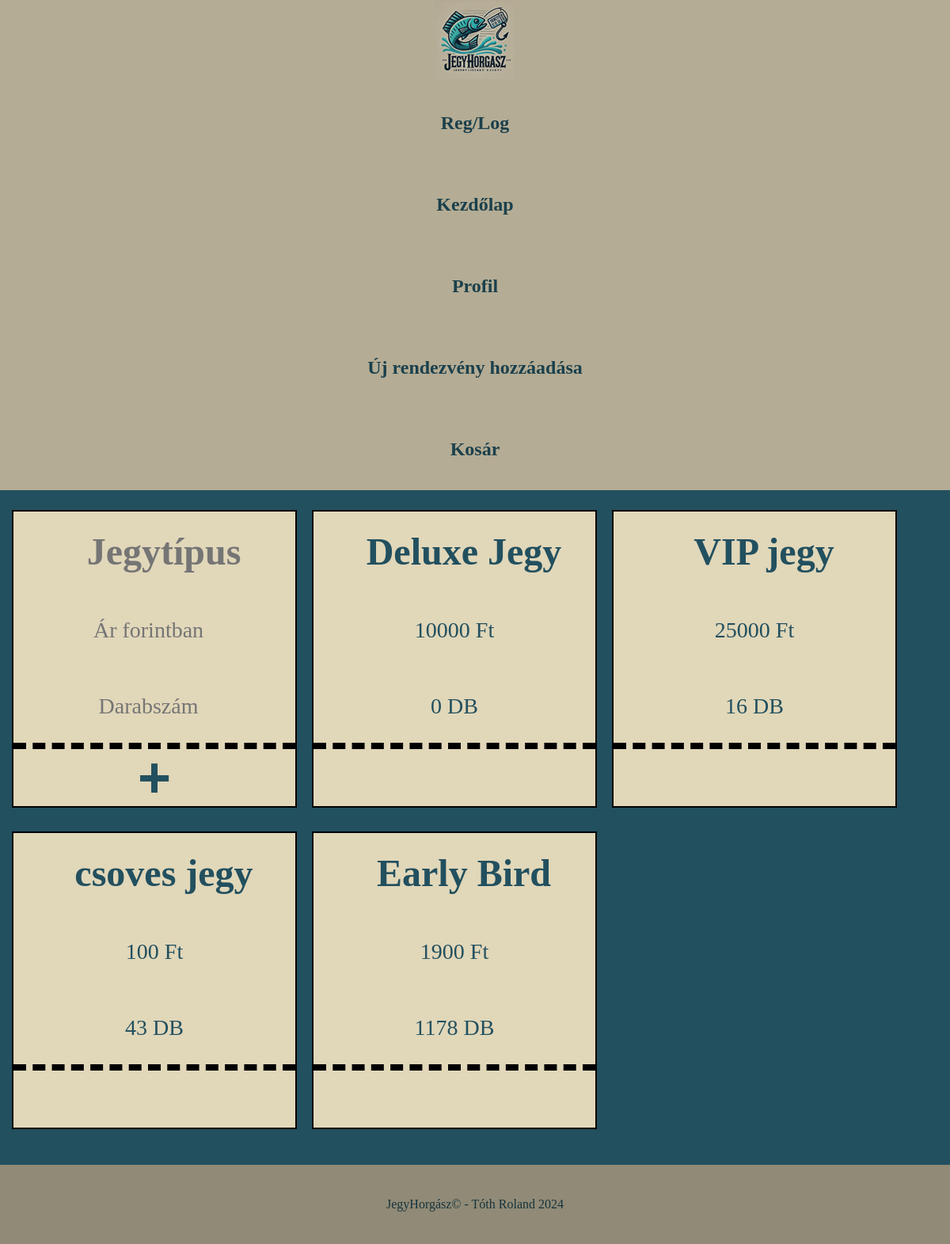
The page /components/addticket.php?eventid=1 (signed in) on the database its author committed.
### tables this page shows
CREATE TABLE `tickets` (
  `id` int(11) NOT NULL,
  `eventid` int(11) NOT NULL,
  `type` varchar(11) NOT NULL,
  `ar` int(11) NOT NULL,
  `quantity` int(11) NOT NULL
);

### components/addticket.php (the view, shortened to what this page needs)
<?php
    require "config.php";
    require "functions.php";
?>
<!DOCTYPE html>
<html lang="en">
<head>
    <link rel="stylesheet" href="../css/nav.css">
    <link rel="stylesheet" href="../css/addticket.css">
</head>
<body>
    <header>
    </header>
    <main>
        <form class="ticket"  action="addticket.php?eventid=<?=$_GET["eventid"];?>" method="post">
            <input required autocomplete="off" type="text" name="jegynev" id="type" placeholder="Jegytípus">
            <input required autocomplete="off" type="number" name="ar" id="ar" placeholder="Ár forintban" min="0" step="5">
            <input required autocomplete="off" type="number" name="darab" id="db" placeholder="Darabszám" min="1">
            <input type="submit" name="btn" id="btn" value="+">
        </form>
        <?php
            $lekerdezes=$conn->query("SELECT * FROM tickets WHERE eventid=$_GET[eventid]");
            while($talalat=$lekerdezes->fetch_assoc()){?>
            <div class="ticket">
              <div class="type"><?=$talalat["type"];?></div>
              <div class="ar"><?=$talalat["ar"];?> Ft</div>
              <div class="db"><?=$talalat["quantity"];?> DB</div>
              <div class="void"></div>
            </div>
            <?php }
        ?>
    </main>
    <footer>
    </footer>
</body>
</html>

### css/nav.css (style rules this page uses)
:root { --primary:#22505f ; --secondary:#e1d7b9; --accent:#718b8a ; }
* { margin:0; padding:0; box-sizing: border-box; }
*:not(.event-description *) { color:var(--primary); }
body { background-color: var(--primary); }
nav, footer { width: 100%; height:100px; background-color: var(--secondary); filter: brightness(.8); }
main { min-height: 80dvh; margin-top: 120px; z-index:1000000 }
footer { display: inline-flex; justify-content: center; align-items: center; }
header { position: fixed; top: 0; left: 0; width: 100%; }
@media screen and (max-width:1200px) { header { position: static; } }
@media screen and (max-width:1200px) { main { margin-top: 10px; padding-top: 0; } }

### css/addticket.css (style rules this page uses)
.ticket { background-color: var(--secondary); width:90%; border: 2px solid black; margin:15px; margin-right: 0; }
form { margin-bottom: 30px; }
main { margin-bottom: 30px; }
.ticket * { display: inline-flex; min-height: 100px; align-items: center; }
.type,#type { font-weight: 900; font-size: 32px; padding-left: 24px; width: 25%; }
.ar,.db,#ar,#db { font-size: 28px; font-weight: 400; width:25%; text-align: center; display: inline-flex; justify-content: center; }
#db,#ar,#type { background-color: var(--secondary)!important; border:none; font-family: unset; }
#db,#ar { padding: 0; }
.db,#db { width: 25%; border-right:8px dashed black; }
#btn { font-weight: 900; color:var(--primary); border-radius:50%; border: 6px solid var(--primary); font-size: 72px; background-color: var(--secondary); min-height: unset; line-height: 1; padding: 0 10px; vertical-align: middle; margin-left: calc(12.5% - 46px); margin-top: -10px; }
.void { min-height:0!important; height:72px!important; display: none; }
@media (max-width: 1200px) { .ticket { display: inline-flex; flex-direction: column; width: 30%!important; } }
@media (max-width: 1200px) { .ticket * { max-width: none!important; width:100%!important; justify-content: center; text-align:center!important; display: flex; } }
@media (max-width: 1200px) { #btn { border: none; border-radius: 0; margin-top: 0; margin-left: 0; } }
@media (max-width: 1200px) { #db,.db { border: none; border-bottom: 8px dashed black; } }
@media (max-width: 1200px) { input[type="submit"],.soldout,.type,#type { font-size: 48px; } }

### rows shown on the page
tickets: type "Deluxe Jegy", ar "10000", quantity "0"
tickets: type "VIP jegy", ar "25000", quantity "16"
tickets: type "csoves jegy", ar "100", quantity "43"
tickets: type "Early Bird", ar "1900", quantity "1178"
